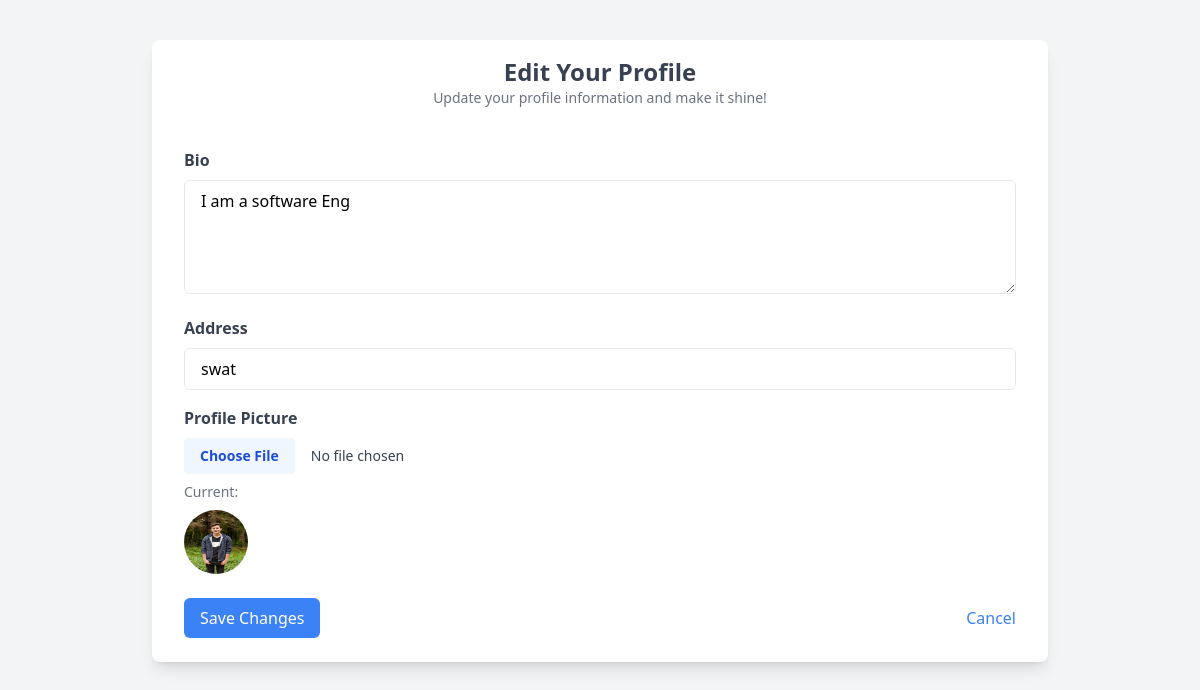
/edit_profile/ (signed in), run on the app's committed database.
### accounts/models.py (models this page shows, shortened)
class UserProfile(models.Model):
    user = models.OneToOneField(User,on_delete=models.CASCADE)
    bio = models.TextField(blank=True)
    address = models.CharField(max_length=200,blank=True)
    profile_pic = models.ImageField(upload_to='profile_pics/',blank=True)

### accounts/views.py (the view, shortened to what this page needs)
# urls.py: path('edit_profile/',views.edit_profile,name='edit_profile'),
def edit_profile(request):
    user_profile, created = UserProfile.objects.get_or_create(user=request.user)
    return render(request, 'edit_profile.html', {'user_profile': user_profile})

### templates/edit_profile.html (shortened to what this page needs)
<!DOCTYPE html>
<html lang="en">
<head>
  <script src="https://cdn.tailwindcss.com"></script>
</head>
<body class="bg-gray-100 font-sans leading-normal tracking-normal">
  <div class="max-w-4xl mx-auto mt-10 bg-white shadow-lg rounded-lg">
    <div class="px-6 py-4">
      <h1 class="text-2xl font-bold text-gray-700 text-center">Edit Your Profile</h1>
      <p class="text-sm text-gray-500 text-center">Update your profile information and make it shine!</p>
    </div>
    <form class="px-8 py-6" action="" method="POST" enctype="multipart/form-data">
      <div class="mb-4">
        <label for="bio" class="block text-gray-700 font-semibold">Bio</label>
        <textarea id="bio" name="bio" rows="4" class="w-full px-4 py-2 mt-2 border rounded-md focus:outline-none focus:ring-2 focus:ring-blue-500" placeholder="Tell something about yourself...">{{ user_profile.bio }}</textarea>
      </div>
      <div class="mb-4">
        <label for="address" class="block text-gray-700 font-semibold">Address</label>
        <input id="address" name="address" type="text" value="{{ user_profile.address }}" class="w-full px-4 py-2 mt-2 border rounded-md focus:outline-none focus:ring-2 focus:ring-blue-500" placeholder="Your address">
      </div>
      <div class="mb-6">
        <label for="profile_pic" class="block text-gray-700 font-semibold">Profile Picture</label>
        <input id="profile_pic" name="profile_pic" type="file" class="w-full mt-2 text-sm text-gray-700 file:mr-4 file:py-2 file:px-4 file:rounded file:border-0 file:text-sm file:font-semibold file:bg-blue-50 file:text-blue-700 hover:file:bg-blue-100">
        {% if user_profile.profile_pic %}
          <p class="mt-2 text-sm text-gray-500">Current: <img src="{{ user_profile.profile_pic.url }}" alt="Profile Picture" class="w-16 h-16 rounded-full mt-2"></p>
        {% endif %}
      </div>
      <div class="flex items-center justify-between">
        <button type="submit" class="px-4 py-2 text-white bg-blue-500 rounded-md hover:bg-blue-600">Save Changes</button>
        <a href="{% url 'dashbaord' %}" class="text-blue-500 hover:underline">Cancel</a>
      </div>
    </form>
  </div>
</body>
</html>

### data on the page
UserProfile: bio "I am a software Eng", address "swat", profile_pic (picture)
